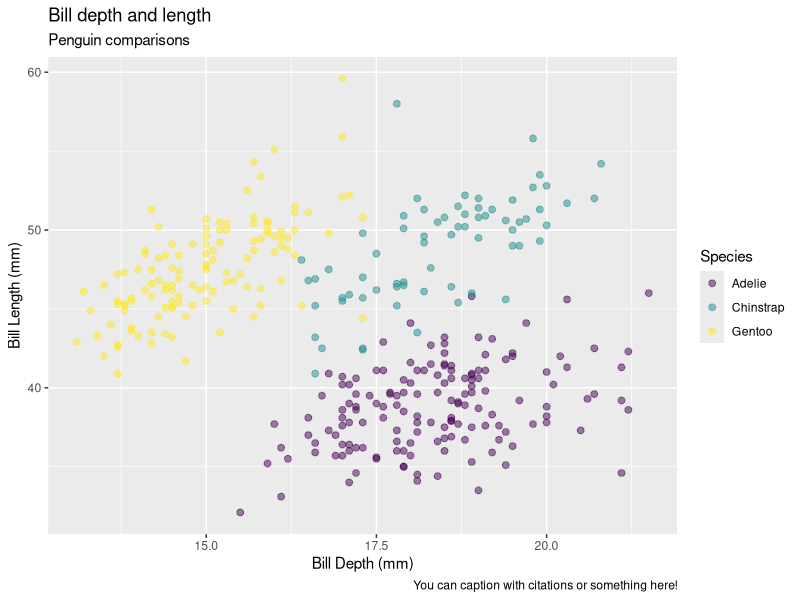
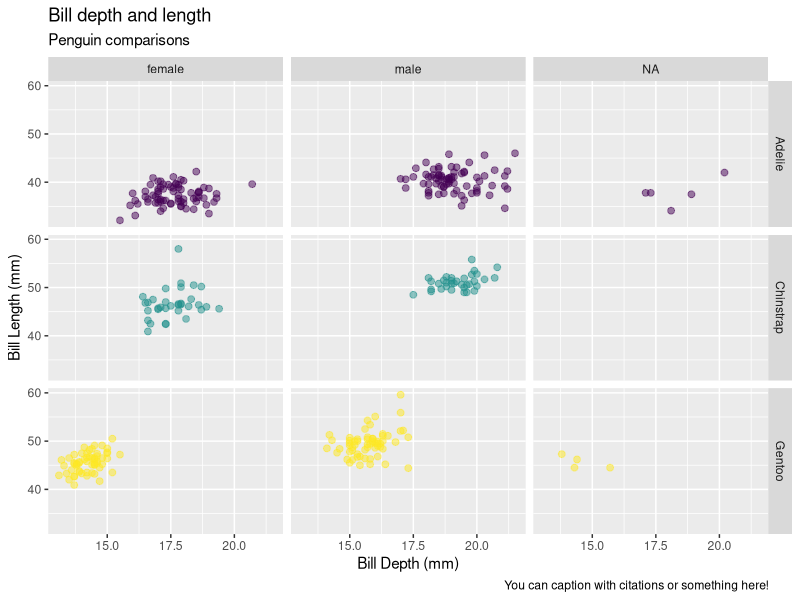

The R source for these figures, in order:
### This is my for week 3.
### Created by Kassie Jensen
### Created on 2024-09-10
################################################################

## Install libraries 
library(palmerpenguins) 
library(tidyverse)

## Data analysis 
view(penguins)
head(penguins)
tail(penguins)
glimpse(penguins)

# Make plot; commas are used within functions but + connect functions
###aes/ aesthetics = things that are related to the data 
ggplot(data=penguins,
       mapping = aes(x = bill_depth_mm, 
                     y = bill_length_mm, 
                     color = species, 
                    )) + #what is going on the graph
  geom_point(size = 2, alpha = 0.5) + #adds the type of functions
  labs(title= "Bill depth and length", #labs means labels
       subtitle = "Penguin comparisons",  
         x = "Bill Depth (mm)", y = "Bill Length (mm)",
       color= "Species",
       caption = "You can caption with citations or something here!") +
  scale_color_viridis_d()


#faceting
#facet_grid is rows by columns- u do not determine the dimensions; 
# wrap is a "ribbon" - you determine the dimensions
# putting true or false for things just means yes or no
ggplot(data=penguins,
       mapping = aes(x = bill_depth_mm, 
                     y = bill_length_mm, 
                     color = species, 
       )) + #what is going on the graph
  geom_point(size = 2, alpha = 0.5) + #adds the type of functions
  facet_grid(species ~ sex) + #splits it up
  labs(title= "Bill depth and length", #labs means labels
       subtitle = "Penguin comparisons",
       x = "Bill Depth (mm)", y = "Bill Length (mm)",
       color= "Species",
       caption = "You can caption with citations or something here!") +
  scale_color_viridis_d() +
  guides (color = FALSE)

